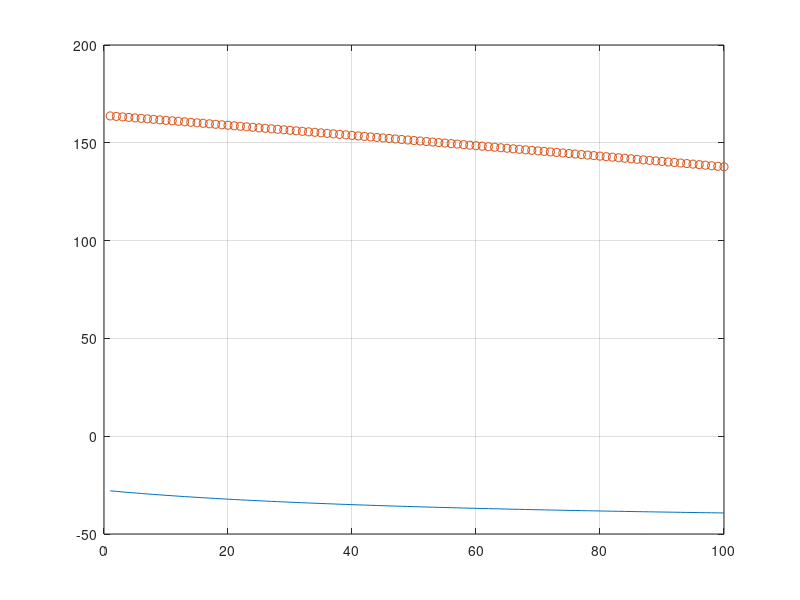

Write the MATLAB code that produced this figure.
%--------------------------------------------------------------------------
% BAI TOAN DONG HOC NGUOC ROBOT CONG NGHIEP SCARA 3 BAC TU DO
%--------------------------------------------------------------------------
clc;
close all;
clear all;
%--------------------------------------------------------------------------
% THONG SO KICH THUOC CUA TAY MAY
%--------------------------------------------------------------------------
l1 = 500; %(mm)
l2 = 500; % (mm)
%--------------------------------------------------------------------------
% TOA DO DIEM TAC DONG CUOI
x = linspace(100,300,100); % (mm);
y = linspace(100,200,100); % (mm)
z = -150; % (mm)
%--------------------------------------------------------------------------
% TINH BAI TOAN DONG HOC NGUOC
%--------------------------------------------------------------------------
q2 = acos((x.*x+y.*y-l1*l1-l2*l2)/(2*l1*l2));
q1 = atan(y./x)- atan((l2*sin(q2))/(l1+l2*cos(q2)));
q3 = -z;
q2 = q2*180/pi;
q1 = q1*180/pi;
%--------------------------------------------------------------------------
disp('KET QUA CUA BAI TOAN DONG HOC NGUOC LA:')
disp('q1=');disp(q1);
disp('q2=');disp(q2);
disp('q3=');disp(q3);
%--------------------------------------------------------------------------
plot(q1,'-');
hold on;
plot(q2,'o');
grid on;
hold off;